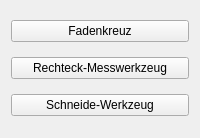
<?xml version="1.0" encoding="UTF-8"?>
<ui version="4.0">
 <class>Form</class>
 <widget class="QWidget" name="Form">
  <property name="geometry">
   <rect>
    <x>0</x>
    <y>0</y>
    <width>200</width>
    <height>138</height>
   </rect>
  </property>
  <property name="windowTitle">
   <string>Form</string>
  </property>
  <layout class="QVBoxLayout" name="verticalLayout">
   <item>
    <widget class="QPushButton" name="crosshairButton">
     <property name="toolTip">
      <string>Zeige Crosshair</string>
     </property>
     <property name="statusTip">
      <string>Zeige Crosshair</string>
     </property>
     <property name="text">
      <string>Fadenkreuz</string>
     </property>
     <property name="icon">
      <iconset>
       <normaloff>icons/crosshair.png</normaloff>icons/crosshair.png</iconset>
     </property>
     <property name="iconSize">
      <size>
       <width>25</width>
       <height>25</height>
      </size>
     </property>
     <property name="checkable">
      <bool>true</bool>
     </property>
    </widget>
   </item>
   <item>
    <widget class="QPushButton" name="measureButton">
     <property name="toolTip">
      <string>Öffne Mess-Rechteck in Plot</string>
     </property>
     <property name="statusTip">
      <string>Öffne Mess-Rechteck in Plot</string>
     </property>
     <property name="text">
      <string>Rechteck-Messwerkzeug</string>
     </property>
     <property name="icon">
      <iconset>
       <normaloff>icons/measure.png</normaloff>icons/measure.png</iconset>
     </property>
     <property name="iconSize">
      <size>
       <width>25</width>
       <height>25</height>
      </size>
     </property>
     <property name="checkable">
      <bool>true</bool>
     </property>
    </widget>
   </item>
   <item>
    <widget class="QPushButton" name="cutButton">
     <property name="toolTip">
      <string>Zeige Crosshair</string>
     </property>
     <property name="statusTip">
      <string>Zeige Crosshair</string>
     </property>
     <property name="text">
      <string>Schneide-Werkzeug</string>
     </property>
     <property name="icon">
      <iconset>
       <normaloff>icons/cut.png</normaloff>icons/cut.png</iconset>
     </property>
     <property name="iconSize">
      <size>
       <width>25</width>
       <height>25</height>
      </size>
     </property>
     <property name="checkable">
      <bool>true</bool>
     </property>
    </widget>
   </item>
  </layout>
 </widget>
 <resources/>
 <connections/>
</ui>
